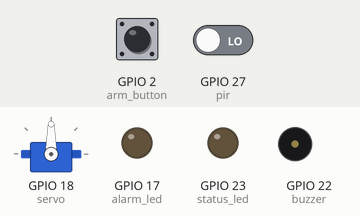
Recording of a program running on a simulated Raspberry Pi (BCM pin numbers). On the bench: servo, output pins drawn as LEDs (lit = HIGH), buzzer (waves = sounding). Dashed ring = blinking. Inputs (shaded band) come from the test bench; at power-on: GPIO 2 (arm_button) HIGH, GPIO 27 (pir) LOW. The clock reads 2024-03-15 10:24:30 at power-on unless the program sets it; servo angles are drawn from the pulse width (0.5 ms = 0°, 2.5 ms = 180°); what the program prints to the terminal is not drawn.

Above: at 1.2 s.
1.3 s: GPIO 2 (arm_button) pulled LOW for 0.15 s
At 2.0 s:
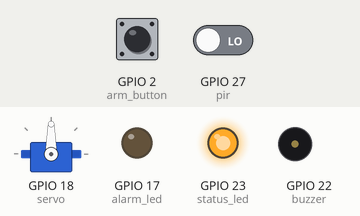
4.3 s: GPIO 27 (pir) driven HIGH
At 5.6 s:
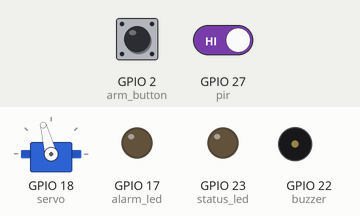
6.2 s: GPIO 2 (arm_button) pulled LOW for 1 s
At 6.4 s:
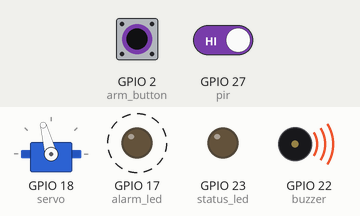
9.2 s: GPIO 2 (arm_button) pulled LOW for 0.15 s
At 9.4 s:
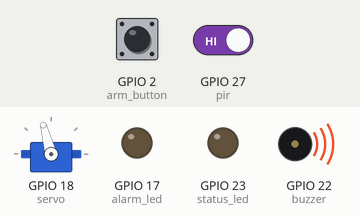
12.2 s: GPIO 2 (arm_button) pulled LOW for 3.2 s
At 12.4 s:
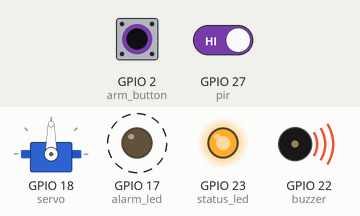
Timing chart, 0 to 15.2 s (numbered marks = the images above; inputs shaded):
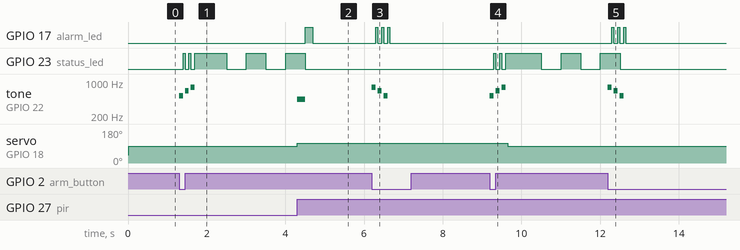

The program:

smart_alarm_zones.py
```python
#!/usr/bin/env python3
"""
Smart Alarm System with Zones
- Motion detection triggers different responses based on armed state
- Servo acts as security camera
- Musical alerts for different events
"""

from gpiozero import MotionSensor, LED, Button, PWMOutputDevice, AngularServo
from time import sleep
from datetime import datetime

# Component setup
pir = MotionSensor(27)
alarm_led = LED(17)      # Red LED for alarm
status_led = LED(23)      # Green LED for system status
buzzer = PWMOutputDevice(22)
servo = AngularServo(18, min_angle=0, max_angle=180)
arm_button = Button(2)

# System states
class SecuritySystem:
    def __init__(self):
        self.armed = False
        self.alert_level = 0  # 0=off, 1=low, 2=medium, 3=high
        self.motion_count = 0
        self.last_position = 90

system = SecuritySystem()

# Musical tones for different alerts
def play_tone(frequency, duration):
    """Play a single tone"""
    buzzer.frequency = frequency
    buzzer.value = 0.5
    sleep(duration)
    buzzer.off()

def system_armed_sound():
    """Play arming confirmation sound"""
    print("🔒 System ARMED")
    for freq in [523, 659, 784]:  # C5, E5, G5
        play_tone(freq, 0.1)
        status_led.on()
        sleep(0.05)
        status_led.off()
    status_led.on()

def system_disarmed_sound():
    """Play disarming confirmation sound"""
    print("🔓 System DISARMED")
    for freq in [784, 659, 523]:  # G5, E5, C5
        play_tone(freq, 0.1)
        alarm_led.on()
        sleep(0.05)
        alarm_led.off()
    status_led.off()

def low_alert():
    """Low priority alert - single beep"""
    print("📢 Low alert - motion detected")
    play_tone(440, 0.2)  # A4
    alarm_led.on()
    sleep(0.2)
    alarm_led.off()

def medium_alert():
    """Medium priority alert - double beep"""
    print("⚠️  Medium alert - repeated motion!")
    for _ in range(2):
        play_tone(880, 0.15)  # A5
        alarm_led.on()
        sleep(0.1)
        alarm_led.off()
        sleep(0.1)

def high_alert():
    """High priority alert - alarm sequence"""
    print("🚨 HIGH ALERT - INTRUDER DETECTED!")
    for _ in range(5):
        # Alternating high-low tones
        play_tone(988, 0.1)  # B5
        alarm_led.on()
        sleep(0.05)
        play_tone(659, 0.1)  # E5
        alarm_led.off()
        sleep(0.05)

def scan_area():
    """Servo scans the area and returns to motion direction"""
    angles = [45, 90, 135, 90]
    for angle in angles:
        servo.angle = angle
        sleep(0.3)
    return 90  # Return center position

def track_motion():
    """Simulate camera tracking to motion source"""
    global system

    # Simulate directional tracking
    if system.last_position <= 90:
        new_position = system.last_position + 30
    else:
        new_position = system.last_position - 30

    # Constrain to valid range
    new_position = max(0, min(180, new_position))

    print(f"📹 Camera tracking to {new_position}°")
    servo.angle = new_position
    system.last_position = new_position

def handle_motion():
    """Process motion detection based on system state"""
    if not system.armed:
        print("Motion detected (system not armed)")
        return

    system.motion_count += 1
    current_time = datetime.now().strftime("%H:%M:%S")
    print(f"[{current_time}] Motion #{system.motion_count}")

    # Track with camera
    track_motion()

    # Escalate alert level based on motion count
    if system.motion_count <= 2:
        system.alert_level = 1
        low_alert()
    elif system.motion_count <= 5:
        system.alert_level = 2
        medium_alert()
    else:
        system.alert_level = 3
        high_alert()
        scan_area()  # Full area scan on high alert

def toggle_armed_state():
    """Toggle system armed/disarmed state"""
    system.armed = not system.armed
    system.motion_count = 0
    system.alert_level = 0

    if system.armed:
        system_armed_sound()
        servo.angle = 90  # Center position
    else:
        system_disarmed_sound()
        servo.detach()  # Save power when disarmed

# Event handlers
pir.when_motion = handle_motion
arm_button.when_pressed = toggle_armed_state

# Initialize system
print("=" * 50)
print("SMART ALARM SYSTEM WITH ZONES")
print("=" * 50)
print("Press button to ARM/DISARM system")
print("Motion detection triggers escalating alerts")
print("Servo camera tracks motion source")
print("Press Ctrl+C to exit")
print("-" * 50)

servo.angle = 90  # Start at center
status_led.off()  # Start disarmed

try:
    while True:
        # Blink status LED when armed
        if system.armed and system.alert_level == 0:
            status_led.on()
            sleep(0.5)
            status_led.off()
            sleep(0.5)
        else:
            sleep(1)

except KeyboardInterrupt:
    print("\n" + "=" * 50)
    print("System shutdown")
    print(f"Total detections: {system.motion_count}")
    print("=" * 50)
    servo.detach()
    alarm_led.off()
    status_led.off()
    buzzer.off()
```

Measured:
- after the input at 1.3 s, tone on GPIO 22 (buzzer): plays 523 Hz for 0.10 s, 659 Hz for 0.10 s, 784 Hz for 0.10 s, starting at once
- after the input at 4.3 s, GPIO 17 (alarm_led): LOW → HIGH after 0.20 s, → LOW 0.20 s later; GPIO 23 (status_led): goes on until 4.5 s, then stays LOW; tone on GPIO 22 (buzzer): silent → 440 Hz at once, → silent 0.20 s later; servo on GPIO 18 (servo): 90° → 105° at once
- after the input at 6.2 s, GPIO 17 (alarm_led): alternates HIGH for 0.05 s and LOW for 0.10 s, 6 changes in all, then stays LOW, starting after 0.10 s; tone on GPIO 22 (buzzer): plays 784 Hz for 0.10 s, 659 Hz for 0.10 s, 523 Hz for 0.10 s, starting at once
- after the input at 9.2 s, tone on GPIO 22 (buzzer): plays 523 Hz for 0.10 s, 659 Hz for 0.10 s, 784 Hz for 0.10 s, starting at once; servo on GPIO 18 (servo): 105° → 90° after 0.45 s
- after the input at 12.2 s, GPIO 17 (alarm_led): alternates HIGH for 0.05 s and LOW for 0.10 s, 6 changes in all, then stays LOW, starting after 0.10 s; GPIO 23 (status_led): goes on until 12.5 s, then stays LOW; tone on GPIO 22 (buzzer): plays 784 Hz for 0.10 s, 659 Hz for 0.10 s, 523 Hz for 0.10 s, starting at once
